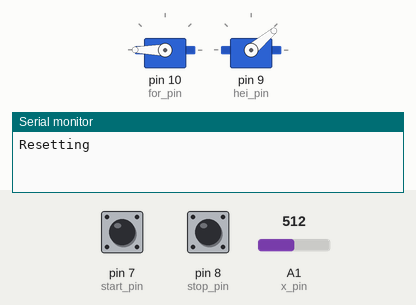
Simulated run of this sketch. Board: Arduino Uno, built with avr-gcc and run on an emulated ATmega328P. Parts: 2 × servo, the last lines printed to the serial monitor. The test bench sets the inputs (shaded band); at power-on: pin 7 (start_pin) HIGH, pin 8 (stop_pin) HIGH, A1 (x_pin) = 512. EEPROM starts erased.

Above: at 0.07 s.
At 5.9 s:
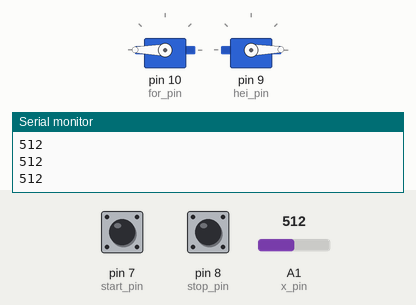
6.0 s: pin 7 (start_pin) pulled LOW for 0.15 s
At 8.05 s:
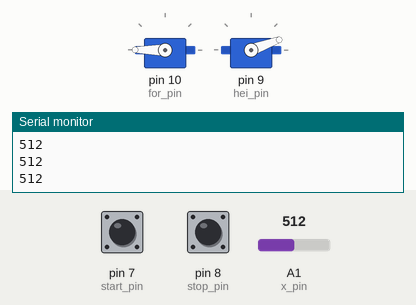
9.1 s: pin 8 (stop_pin) pulled LOW for 1 s
12.1 s: pin 7 (start_pin) pulled LOW for 3.2 s
16.8 s: pin 8 (stop_pin) pulled LOW for 3.2 s
Timing chart, 0 to 22.5 s (numbered marks = the images above; inputs shaded):
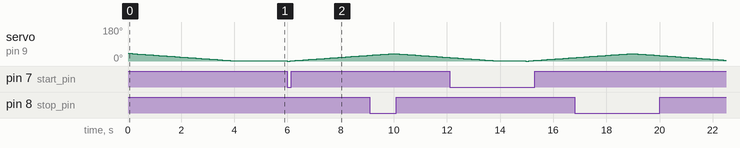

The sketch:

servo-program-joystick-led.ino
```cpp
// PRE-PROCESSOR COMMANDS
//////////////////////////////////////////////////////////////////////

#include <Servo.h>
#include <EEPROM.h>

// Definerer IO-pinner på arduino
#define for_pin 10
#define hei_pin 9
#define start_pin 7
#define stop_pin 8
#define x_pin A1
// define y_pin A0
#define red_pin 6
#define green_pin 11
#define blue_pin 12

// Definerer konstanter som brukes i koden
#define STEP_TIME 10
#define HEIGHT_ANGLE 40
#define BLINK_DELAY 2000
#define BLINK_DUR 500


// VARIABLES
//////////////////////////////////////////////////////////////////////

Servo for_servo, hei_servo;
bool printing, print_start, print_stop;
uint16_t x_pos;
uint8_t for_angle;
uint32_t blink_time;


// SETUP FUNCTION
//////////////////////////////////////////////////////////////////////

  void setup() {

    Serial.begin(9600);

    // Leser av verdier fra minnet
    printing = EEPROM.read(3);
    print_start = EEPROM.read(4);
    print_stop = EEPROM.read(5);

    // I tilfelle systemet blir skrudd av under en print
    // Setter servoene tilbake til vinkelen de sto i
    if (printing) {
      for_angle = EEPROM.read(0);
      for_servo.write(for_angle);
      hei_servo.write(HEIGHT_ANGLE);
    }
    else {
      for_servo.write(180);  // Denne servoen har 180 grader som startposisjon
      hei_servo.write(0);  // Denne servoen har 0 grader som startposisjon
    }

    for_servo.attach(for_pin);
    hei_servo.attach(hei_pin);

    pinMode(start_pin, INPUT_PULLUP);
    pinMode(stop_pin, INPUT_PULLUP);

}


// LOOP FUNCTION
//////////////////////////////////////////////////////////////////////

void loop() {

  delay(50);

  // Sjekker startknappen
  if (!digitalRead(start_pin)) {
    print_start = 1;
    EEPROM.write(4, print_start);
  }

  // Initialiserer, og setter status til "printing"
  if (print_start && !printing){
     initialize();
     printing = 1;
     EEPROM.write(3, printing);
     print_start = 0;
     EEPROM.write(4, print_start);
     blink_time = millis();
  }

  while(printing) {

    // Blinker LED-lyset mens printen pågår
    if (millis() - blink_time > BLINK_DELAY) {
      blink_time = millis();
      Serial.println("Printing...");
      while(millis() - blink_time < BLINK_DUR) {
        RGB_led(255,0,255);
      }
      blink_time = millis();
      RGB_led(255,255,255);
    }

    // Sjekker stoppknappen
    if (!digitalRead(stop_pin)) {
      print_stop = 1;
      EEPROM.write(5, print_stop);
    }

    // Resetter armen
    if (print_stop){
      reset();
      printing = 0;
      EEPROM.write(3, printing);
      print_stop = 0;
      EEPROM.write(5, print_stop);
    }
  }
  Serial.print(printing);
  Serial.print(print_start);
  Serial.print(print_stop);
  Serial.println();

}


// INITIALIZE FUNCTION
//////////////////////////////////////////////////////////////////////

void initialize() {

  Serial.println("Initializing");
  delay(1000);
  for_angle = EEPROM.read(0);

  // Lar bruker bevege armen med joystick
  while(digitalRead(start_pin)) {
    x_pos = analogRead (x_pin);
    Serial.println(x_pos);

    if (x_pos < 300){
      if (for_angle > 0){

        for_angle = for_angle - 1;
        for_servo.write (for_angle) ;
        delay (STEP_TIME) ;
      }
    }

    if (x_pos > 700){

      if (for_angle < 180){

        for_angle = for_angle + 1;
        for_servo.write (for_angle) ;
        delay (STEP_TIME);
      }
    }
  }

  // Senker armen
  for (uint8_t angle = 0; angle < HEIGHT_ANGLE; angle++) {
    hei_servo.write(angle);
    delay(10*STEP_TIME);
  }
  EEPROM.write(0, for_angle);
}


// RESET FUNCTION
//////////////////////////////////////////////////////////////////////

void reset() {

  Serial.println("Resetting");

  // Setter servoene tilbake til startposisjon
  for (uint8_t angle = hei_servo.read(); angle > 0; angle--) {
    hei_servo.write(angle);
    delay(10*STEP_TIME);
  }

  for (uint8_t angle = for_servo.read(); angle < 180; angle++) {
    for_servo.write(angle);
    delay(STEP_TIME);
  }
  EEPROM.write(0, 180);
}


// RGB FUNCTION
//////////////////////////////////////////////////////////////////////

void RGB_led(uint8_t red, uint8_t green, uint8_t blue) {

  analogWrite(red_pin, red);
  analogWrite(green_pin, green);
  analogWrite(blue_pin, blue);
}
```

Measured:
- after the input at 6.0 s, servo on pin 9 (hei_pin): 1° → 0° at once, → 1° 0.10 s later, → 2° 0.10 s later, → 3° 0.10 s later, … (31 changes in this stretch)
